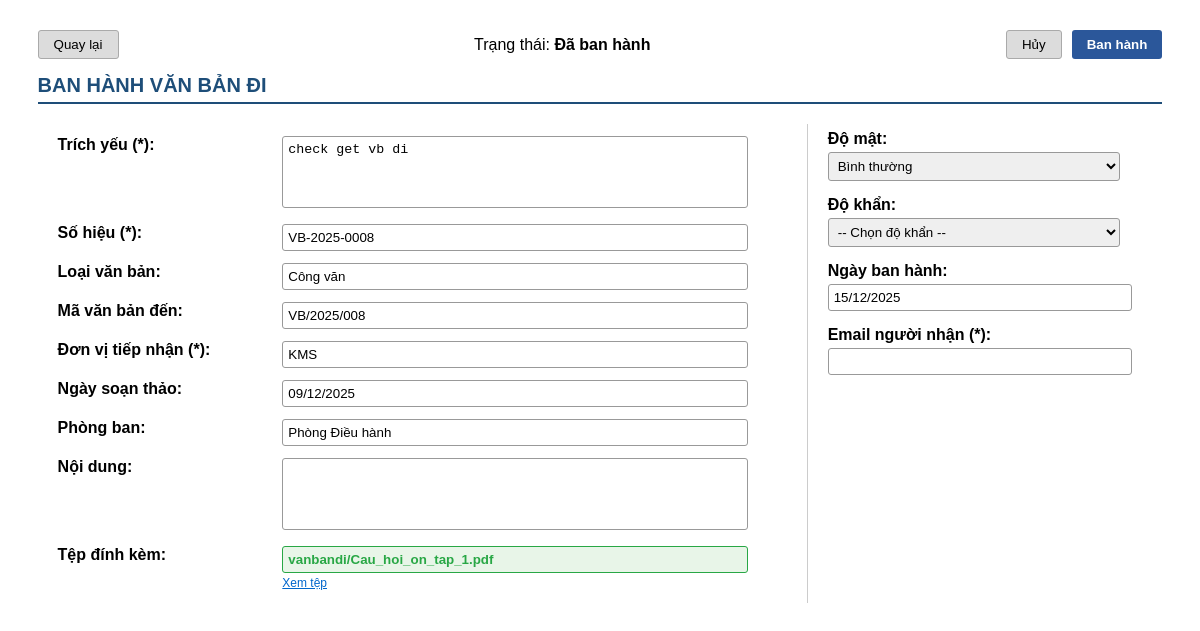
The page /vanbandi/ban-hanh/8/ (signed in) on the database as committed earlier.
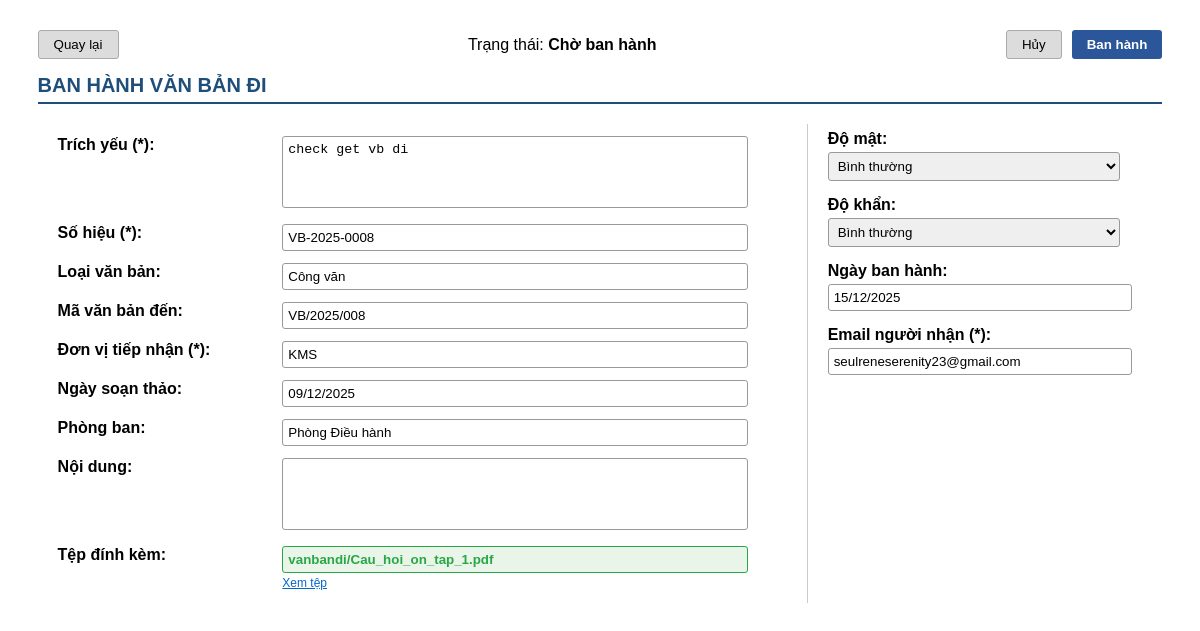
The same page on the database as committed later.
### QLVB/models.py (models this page shows, shortened)
class VanBanDi(models.Model):
    SoHieu = models.CharField("Số hiệu", max_length=50, unique=True)
    NgayBanHanh = models.DateField("Ngày ban hành", null=True, blank=True)
    TrichYeu = models.CharField("Trích yếu", max_length=500)
    NoiDung = models.TextField("Nội dung")
    LoaiVbDi = models.CharField("Loại văn bản đi", max_length=255)
    DonViNhan = models.CharField("Đơn vị nhận", max_length=255, null=True, blank=True)
    Email = models.EmailField("Email nhận")
    FileDinhKem = models.FileField(upload_to='vanbandi/', blank=True, null=True)
    DoMat = models.CharField(max_length=20, choices=DO_MAT_VBDI_CHOICES, default='BINH THUONG', null=True, blank=True)
    DoKhan = models.CharField(max_length=20, choices=DO_KHAN_VBDI_CHOICES, default='BINH THUONG', null=True, blank=True)
    TrangThai = models.CharField("Trạng thái", max_length=50, null=True, blank=True)
    NgayTao = models.DateTimeField("Ngày tạo", auto_now_add=True)
    MaNhanVien = models.ForeignKey(settings.AUTH_USER_MODEL, on_delete=models.CASCADE, verbose_name="Người soạn thảo")
    MaVBDen = models.ForeignKey(VanBanDen, on_delete=models.CASCADE, null=True, blank=True,
                                verbose_name="Văn bản đến liên quan")
    YeuCauVBDi = models.IntegerField(choices=[(0, 'Không yêu cầu'), (1, 'Có yêu cầu')], default=0)
    MaPhongBan = models.ForeignKey(PhongBan, on_delete=models.CASCADE)
    class Meta:
       verbose_name = "Văn bản đi / dự thảo"
       verbose_name_plural = "Văn bản đi / dự thảo"
       permissions = [
           ("tao_vanbandi", "Tạo văn bản đi"),
           ("sua_vanbandi", "Sửa văn bản đi"),
           ("xemchitiet_vanbandi", "Xem chi tiết văn bản đi"),
           ("xemdanhsach_vanbandi", "Xem danh sách văn bản đi"),
           ("thongqua_vanbandi", "Thông qua văn bản đi"),
           ("xetduyet_vanbandi", "Xét duyệt văn bản đi"),
           ("phancong_vanbandi", "Phân công nhân viên (văn bản đi)"),
           ("banhanh_vanbandi", "Ban hành văn bản đi"),
       ]

class VanBanDen(models.Model):
    SoHieu = models.CharField("Số hiệu", max_length=100)
    TrichYeu = models.CharField("Trích yếu", max_length=250)
    LoaiVBDen = models.CharField("Loại văn bản", max_length=100)
    DonViPhatHanh = models.CharField("Đơn vị phát hành", max_length=250)
    NgayBanHanh = models.DateTimeField("Ngày ban hành", null=True, blank=True)
    NgayDen = models.DateTimeField("Ngày đến", null=True, blank=True)
    NoiDung = models.CharField("Nội dung tóm tắt", max_length=500, null=True, blank=True)
    DoKhan = models.CharField(max_length=20, choices=DOKHAN_CHOICES, default='BINH THUONG')
    DoMat = models.CharField(max_length=20, choices=DOMAT_CHOICES, default='BINH THUONG')
    TrangThai = models.CharField("Trạng thái", max_length=50, null=True, blank=True, default='Chờ xét duyệt')
    FileDinhKem = models.FileField(upload_to='vanbanden/', blank=True, null=True)
    MaNhanVien = models.ForeignKey(settings.AUTH_USER_MODEL, on_delete=models.CASCADE,verbose_name="Người tiếp nhận")
    MaPhongBan = models.ForeignKey(PhongBan, on_delete=models.CASCADE,verbose_name="Phòng ban")
    NgayTao = models.DateTimeField(auto_now_add=True)
    YeuCauVBDi = models.IntegerField(choices=[(0, 'Không yêu cầu'), (1, 'Có yêu cầu')], default=0)
    NguoiNhanTrinhKy = models.ForeignKey(
        settings.AUTH_USER_MODEL,
        on_delete=models.CASCADE,
        null=True,
        blank=True,
        related_name='vanbanden_trinhky',
        verbose_name='Người Nhận Trình Ký'
    )
    class Meta:
        verbose_name = "Văn bản đến"
        verbose_name_plural = "Văn bản đến"
        permissions = [
            ("tao_vanbanden", "Tạo văn bản đến"),
            ("sua_vanbanden", "Sửa văn bản đến"),
            ("xemchitiet_vanbanden", "Xem chi tiết văn bản đến"),
            ("xemdanhsach_vanbanden", "Xem danh sách văn bản đến"),
            ("phancong_vanbanden", "Phân công nhân viên (văn bản đến)"),
            ("xetduyet_vanbanden", "Xét duyệt văn bản đến"),
            ("capnhat_trangthai_cv_vbden", "Cập nhật trạng thái công việc"),
            ("xem_nhatky_vanbanden", "Xem nhật ký hoạt động văn bản đến"),
        ]

class PhongBan(models.Model):
    TenPhongBan = models.CharField(max_length=100, unique=True)
    Email = models.EmailField(unique=True)
    def __str__(self):
        return self.TenPhongBan
    class Meta:
        verbose_name = "Phòng ban"
        verbose_name_plural = "Phòng ban"

### QLVB/views.py (the view, shortened to what this page needs)
# urls.py: path('vanbandi/ban-hanh/<int:id>/', views.ban_hanh_van_ban, name='ban_hanh_van_ban'),
@transaction.atomic
@login_required
@permission_required('QLVB.banhanh_vanbandi', raise_exception=True)
def ban_hanh_van_ban(request, id):
   vb = get_object_or_404(VanBanDi, id=id)
   today = timezone.now().date()
   return render(request, "vanbandi/ban_hanh_van_ban.html", {"vb": vb, "today": today})

### QLVB/context_processors.py (called while the page is built, shortened)
def thong_bao_context(request):
    today_notifications = []
    week_notifications = []
    old_notifications = []
    notification_count = 0
    if request.user.is_authenticated:
        try:
            nhanvien = NhanVien.objects.get(email=request.user.email)
            all_thong_baos = ThongBao.objects.filter(MaNhanVien=nhanvien).order_by('-NgayTao')
            today = timezone.now().date()
            week_start = today - timedelta(days=today.weekday())
            notification_count = all_thong_baos.filter(DaDoc=False).count()
        except NhanVien.DoesNotExist:
            pass
    return {
        'today_notifications': today_notifications,
        'week_notifications': week_notifications,
        'old_notifications': old_notifications,
        'notification_count': notification_count
    }

### QLVB/templates/vanbandi/ban_hanh_van_ban.html (shortened to what the changed rows need)
{% extends "base_toast.html" %}
{% load static %}
{% block content %}
<div class="container">
    <form method="POST">
        <div class="header-buttons">
            <div>Trạng thái: <b>{{ vb.TrangThai|default:"Chưa ban hành" }}</b></div>
        </div>
        <table>
            <tr>
                <td style="width: 65%;">
                    <table style="width:100%;">
                        <tr>
                            <td><textarea readonly>{{ vb.TrichYeu }}</textarea></td>
                        </tr>
                        <tr>
                            <td><input type="text" readonly value="{{ vb.SoHieu|default:" (Tự động sinh)" }}"></td>
                        </tr>
                        <tr>
                            <td><input type="text" readonly value="{{ vb.LoaiVbDi }}"></td>
                        </tr>
                        <tr>
                            <td><input type="text" readonly value="{{ vb.MaVBDen.SoHieu }}"></td>
                        </tr>
                        <tr>
                            <td><input type="text" readonly value="{{ vb.DonViNhan }}"></td>
                        </tr>
                        <tr>
                            <td><input type="text" readonly value="{{ vb.NgayTao|date:'d/m/Y' }}"></td>
                        </tr>
                        <tr>
                            <td><input type="text" readonly value="{{ vb.MaPhongBan }}"></td>
                        </tr>
                        <tr>
                            <td>
                                {% if vb.FileDinhKem %}
                                <input type="text" readonly value="{{ vb.FileDinhKem.name }}"
                                       style="width:90%; border:1px solid #28a745; background:#e8f5e8; color:#28a745; font-weight:bold;">
                                <br>
                                <a href="{{ vb.FileDinhKem.url }}" target="_blank"
                                   style="font-size:12px; color:#0066cc; text-decoration:underline;">Xem tệp</a>
                                {% else %}
                                <input type="text" readonly value="Không có tệp đính kèm"
                                       style="width:90%; border:1px solid #dc3545; background:#fff5f5; color:#dc3545;">
                                {% endif %}
                            </td>
                        </tr>
                    </table>
                </td>
                <td class="right-panel">
                    <div class="field-group">
                        <label>Độ mật:</label>
                        <select name="DoMat">
                            <option value="BINH THUONG" {% if vb.DoMat == "BINH THUONG" %}selected{% endif %}>Bình thường</option>
                        </select>
                    </div>
                    <div class="field-group">
                        <label>Độ khẩn:</label>
                        <select name="DoKhan">
                            <option value="">-- Chọn độ khẩn --</option>
                            <option value="BINH THUONG" {% if vb.DoKhan == "BINH THUONG" %}selected{% endif %}>Bình thường</option>
                        </select>
                    </div>
                    <div class="field-group">
                        <label>Email người nhận (*):</label>
                        <input type="text" name="Email" value="{{ vb.Email }}" required>
                    </div>
                </td>
            </tr>
        </table>
    </form>
</div>
{% endblock %}

Rows that differ between the two databases and show on the page:
changed VanBanDi "check get vb di": TrangThai "Đã ban hành" → "Chờ ban hành"; DoKhan (not shown) → "Bình thường"; Email (not shown) → "seulreneserenity23@gmail.com"
Other text that changed with them:
form field DoKhan: "-- Chọn độ khẩn --" → (not shown)
